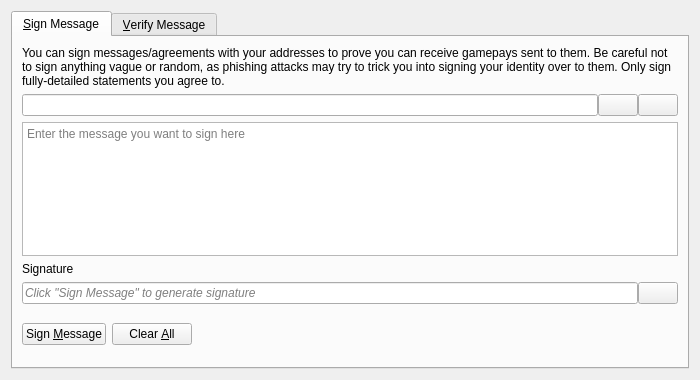
<?xml version="1.0" encoding="UTF-8"?>
<ui version="4.0">
 <class>SignVerifyMessageDialog</class>
 <widget class="QDialog" name="SignVerifyMessageDialog">
  <property name="geometry">
   <rect>
    <x>0</x>
    <y>0</y>
    <width>700</width>
    <height>380</height>
   </rect>
  </property>
  <property name="windowTitle">
   <string>Signatures - Sign / Verify a Message</string>
  </property>
  <property name="modal">
   <bool>true</bool>
  </property>
  <layout class="QVBoxLayout" name="verticalLayout">
   <item>
    <widget class="QTabWidget" name="tabWidget">
     <property name="currentIndex">
      <number>0</number>
     </property>
     <widget class="QWidget" name="tabSignMessage">
      <attribute name="title">
       <string>&amp;Sign Message</string>
      </attribute>
      <layout class="QVBoxLayout" name="verticalLayout_SM">
       <item>
        <widget class="QLabel" name="infoLabel_SM">
         <property name="text">
          <string>You can sign messages/agreements with your addresses to prove you can receive gamepays sent to them. Be careful not to sign anything vague or random, as phishing attacks may try to trick you into signing your identity over to them. Only sign fully-detailed statements you agree to.</string>
         </property>
         <property name="textFormat">
          <enum>Qt::PlainText</enum>
         </property>
         <property name="wordWrap">
          <bool>true</bool>
         </property>
        </widget>
       </item>
       <item>
        <layout class="QHBoxLayout" name="horizontalLayout_1_SM">
         <property name="spacing">
          <number>0</number>
         </property>
         <item>
          <widget class="QValidatedLineEdit" name="addressIn_SM">
           <property name="toolTip">
            <string>The GamePay address to sign the message with</string>
           </property>
          </widget>
         </item>
         <item>
          <widget class="QPushButton" name="addressBookButton_SM">
           <property name="toolTip">
            <string>Choose previously used address</string>
           </property>
           <property name="text">
            <string/>
           </property>
           <property name="icon">
            <iconset resource="../bitcoin.qrc">
             <normaloff>:/icons/address-book</normaloff>:/icons/address-book</iconset>
           </property>
           <property name="shortcut">
            <string>Alt+A</string>
           </property>
           <property name="autoDefault">
            <bool>false</bool>
           </property>
          </widget>
         </item>
         <item>
          <widget class="QPushButton" name="pasteButton_SM">
           <property name="toolTip">
            <string>Paste address from clipboard</string>
           </property>
           <property name="text">
            <string/>
           </property>
           <property name="icon">
            <iconset resource="../bitcoin.qrc">
             <normaloff>:/icons/editpaste</normaloff>:/icons/editpaste</iconset>
           </property>
           <property name="shortcut">
            <string>Alt+P</string>
           </property>
           <property name="autoDefault">
            <bool>false</bool>
           </property>
          </widget>
         </item>
        </layout>
       </item>
       <item>
        <widget class="QPlainTextEdit" name="messageIn_SM">
         <property name="toolTip">
          <string>Enter the message you want to sign here</string>
         </property>
         <property name="placeholderText">
          <string>Enter the message you want to sign here</string>
         </property>
        </widget>
       </item>
       <item>
        <widget class="QLabel" name="signatureLabel_SM">
         <property name="text">
          <string>Signature</string>
         </property>
         <property name="textFormat">
          <enum>Qt::PlainText</enum>
         </property>
        </widget>
       </item>
       <item>
        <layout class="QHBoxLayout" name="horizontalLayout_2_SM">
         <property name="spacing">
          <number>0</number>
         </property>
         <item>
          <widget class="QLineEdit" name="signatureOut_SM">
           <property name="placeholderText">
            <string>Click "Sign Message" to generate signature</string>
           </property>
           <property name="font">
            <font>
             <italic>true</italic>
            </font>
           </property>
           <property name="readOnly">
            <bool>true</bool>
           </property>
          </widget>
         </item>
         <item>
          <widget class="QPushButton" name="copySignatureButton_SM">
           <property name="toolTip">
            <string>Copy the current signature to the system clipboard</string>
           </property>
           <property name="text">
            <string/>
           </property>
           <property name="icon">
            <iconset resource="../bitcoin.qrc">
             <normaloff>:/icons/editcopy</normaloff>:/icons/editcopy</iconset>
           </property>
           <property name="autoDefault">
            <bool>false</bool>
           </property>
          </widget>
         </item>
        </layout>
       </item>
       <item>
        <layout class="QHBoxLayout" name="horizontalLayout_3_SM">
         <item>
          <widget class="QPushButton" name="signMessageButton_SM">
           <property name="toolTip">
            <string>Sign the message to prove you own this GamePay address</string>
           </property>
           <property name="text">
            <string>Sign &amp;Message</string>
           </property>
           <property name="icon">
            <iconset resource="../bitcoin.qrc">
             <normaloff>:/icons/edit</normaloff>:/icons/edit</iconset>
           </property>
           <property name="autoDefault">
            <bool>false</bool>
           </property>
          </widget>
         </item>
         <item>
          <widget class="QPushButton" name="clearButton_SM">
           <property name="toolTip">
            <string>Reset all sign message fields</string>
           </property>
           <property name="text">
            <string>Clear &amp;All</string>
           </property>
           <property name="icon">
            <iconset resource="../bitcoin.qrc">
             <normaloff>:/icons/remove</normaloff>:/icons/remove</iconset>
           </property>
           <property name="autoDefault">
            <bool>false</bool>
           </property>
          </widget>
         </item>
         <item>
          <spacer name="horizontalSpacer_1_SM">
           <property name="orientation">
            <enum>Qt::Horizontal</enum>
           </property>
           <property name="sizeHint" stdset="0">
            <size>
             <width>40</width>
             <height>48</height>
            </size>
           </property>
          </spacer>
         </item>
         <item>
          <widget class="QLabel" name="statusLabel_SM">
           <property name="font">
            <font>
             <weight>75</weight>
             <bold>true</bold>
            </font>
           </property>
           <property name="text">
            <string/>
           </property>
           <property name="wordWrap">
            <bool>true</bool>
           </property>
          </widget>
         </item>
         <item>
          <spacer name="horizontalSpacer_2_SM">
           <property name="orientation">
            <enum>Qt::Horizontal</enum>
           </property>
           <property name="sizeHint" stdset="0">
            <size>
             <width>40</width>
             <height>48</height>
            </size>
           </property>
          </spacer>
         </item>
        </layout>
       </item>
      </layout>
     </widget>
     <widget class="QWidget" name="tabVerifyMessage">
      <attribute name="title">
       <string>&amp;Verify Message</string>
      </attribute>
      <layout class="QVBoxLayout" name="verticalLayout_VM">
       <item>
        <widget class="QLabel" name="infoLabel_VM">
         <property name="text">
          <string>Enter the receiver's address, message (ensure you copy line breaks, spaces, tabs, etc. exactly) and signature below to verify the message. Be careful not to read more into the signature than what is in the signed message itself, to avoid being tricked by a man-in-the-middle attack. Note that this only proves the signing party receives with the address, it cannot prove sendership of any transaction!</string>
         </property>
         <property name="textFormat">
          <enum>Qt::PlainText</enum>
         </property>
         <property name="alignment">
          <set>Qt::AlignLeading|Qt::AlignLeft|Qt::AlignTop</set>
         </property>
         <property name="wordWrap">
          <bool>true</bool>
         </property>
        </widget>
       </item>
       <item>
        <layout class="QHBoxLayout" name="horizontalLayout_1_VM">
         <property name="spacing">
          <number>0</number>
         </property>
         <item>
          <widget class="QValidatedLineEdit" name="addressIn_VM">
           <property name="toolTip">
            <string>The GamePay address the message was signed with</string>
           </property>
          </widget>
         </item>
         <item>
          <widget class="QPushButton" name="addressBookButton_VM">
           <property name="toolTip">
            <string>Choose previously used address</string>
           </property>
           <property name="text">
            <string/>
           </property>
           <property name="icon">
            <iconset resource="../bitcoin.qrc">
             <normaloff>:/icons/address-book</normaloff>:/icons/address-book</iconset>
           </property>
           <property name="shortcut">
            <string>Alt+A</string>
           </property>
           <property name="autoDefault">
            <bool>false</bool>
           </property>
          </widget>
         </item>
        </layout>
       </item>
       <item>
        <widget class="QPlainTextEdit" name="messageIn_VM">
          <property name="toolTip">
            <string>The signed message to verify</string>
          </property>
          <property name="placeholderText">
            <string>The signed message to verify</string>
          </property>
        </widget>
       </item>
       <item>
        <widget class="QValidatedLineEdit" name="signatureIn_VM">
          <property name="toolTip">
            <string>The signature given when the message was signed</string>
          </property>
          <property name="placeholderText">
            <string>The signature given when the message was signed</string>
          </property>
        </widget>
       </item>
       <item>
        <layout class="QHBoxLayout" name="horizontalLayout_2_VM">
         <item>
          <widget class="QPushButton" name="verifyMessageButton_VM">
           <property name="toolTip">
            <string>Verify the message to ensure it was signed with the specified GamePay address</string>
           </property>
           <property name="text">
            <string>Verify &amp;Message</string>
           </property>
           <property name="icon">
            <iconset resource="../bitcoin.qrc">
             <normaloff>:/icons/transaction_0</normaloff>:/icons/transaction_0</iconset>
           </property>
           <property name="autoDefault">
            <bool>false</bool>
           </property>
          </widget>
         </item>
         <item>
          <widget class="QPushButton" name="clearButton_VM">
           <property name="toolTip">
            <string>Reset all verify message fields</string>
           </property>
           <property name="text">
            <string>Clear &amp;All</string>
           </property>
           <property name="icon">
            <iconset resource="../bitcoin.qrc">
             <normaloff>:/icons/remove</normaloff>:/icons/remove</iconset>
           </property>
           <property name="autoDefault">
            <bool>false</bool>
           </property>
          </widget>
         </item>
         <item>
          <spacer name="horizontalSpacer_1_VM">
           <property name="orientation">
            <enum>Qt::Horizontal</enum>
           </property>
           <property name="sizeHint" stdset="0">
            <size>
             <width>40</width>
             <height>48</height>
            </size>
           </property>
          </spacer>
         </item>
         <item>
          <widget class="QLabel" name="statusLabel_VM">
           <property name="font">
            <font>
             <weight>75</weight>
             <bold>true</bold>
            </font>
           </property>
           <property name="text">
            <string/>
           </property>
           <property name="wordWrap">
            <bool>true</bool>
           </property>
          </widget>
         </item>
         <item>
          <spacer name="horizontalSpacer_2_VM">
           <property name="orientation">
            <enum>Qt::Horizontal</enum>
           </property>
           <property name="sizeHint" stdset="0">
            <size>
             <width>40</width>
             <height>48</height>
            </size>
           </property>
          </spacer>
         </item>
        </layout>
       </item>
      </layout>
     </widget>
    </widget>
   </item>
  </layout>
 </widget>
 <customwidgets>
  <customwidget>
   <class>QValidatedLineEdit</class>
   <extends>QLineEdit</extends>
   <header>qt/qvalidatedlineedit.h</header>
  </customwidget>
 </customwidgets>
 <resources>
  <include location="../bitcoin.qrc"/>
 </resources>
 <connections/>
</ui>
